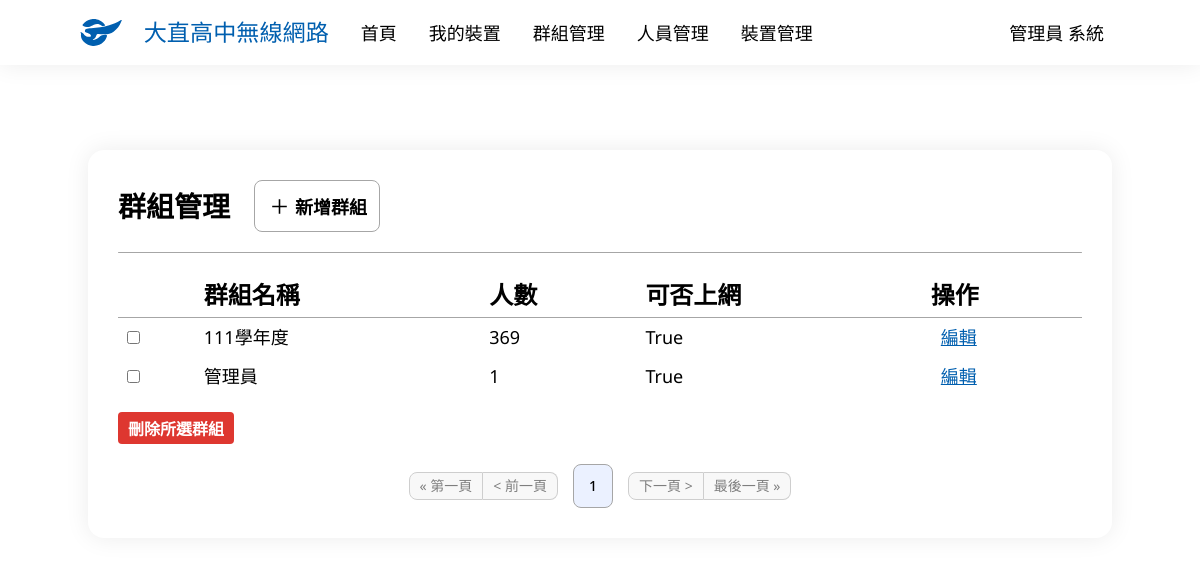
Page /group/ (signed in) on the earlier database version.
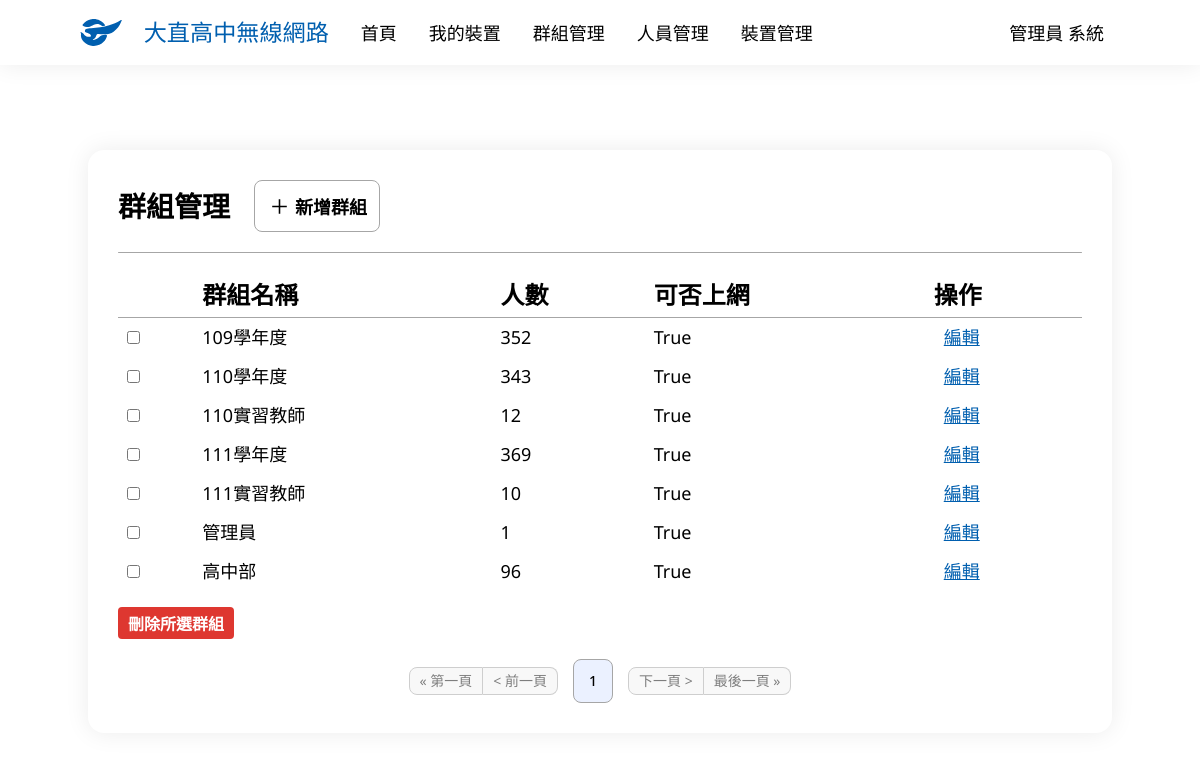
Same page on the later database version.
### main/models.py (models this page shows, shortened)
class UserInfo(models.Model):
    UserData = models.OneToOneField(User, verbose_name='身分', on_delete=models.CASCADE)
    USERTYPES = [
        (0, '管理員'),
        (1, '老師'),
        (2, '學生')
    ]
    UserType = models.IntegerField('使用者類別', choices=USERTYPES)
    Name = models.CharField('姓名', max_length=75)
    StuId = models.IntegerField('學號', default=0)
    Email = models.EmailField('Email', blank=True, null=True)
    GRADES = [
        (0, '無'),
        (7, '七年級'),
        (8, '八年級'),
        (9, '九年級'),
        (1, '高一'),
        (2, '高二'),
        (3, '高三')
    ]
    Grade = models.IntegerField('年級', choices=GRADES, default=0)
    Class = models.IntegerField('班級', default=0)
    SeatNumber = models.IntegerField('座號', default=0)
    Internet = models.BooleanField('可否上網', default=True)
    Note = models.TextField('備註', blank=True, null=True)
    def __str__(self):
        if self.UserType == 0:
            return f'管理員 {self.Name}'
        elif self.UserType == 1:
            return f'教師 {self.Name}'
        else:
            return f'{self.Grade}{self.Class:02d}{self.SeatNumber:02d} {self.Name}'

class Group(models.Model):
    Name = models.CharField('群組名稱', max_length=100)
    UserData = models.ManyToManyField(UserInfo, verbose_name="身分")
    Internet = models.BooleanField('可否上網', default=True)
    Note = models.TextField('備註', blank=True, null=True)

### main/views.py (the view, shortened to what this page needs)
# urls.py: path('group/', GroupManaging.as_view(), name='group_managing'),
class GroupManaging(PermissionRequiredMixin, LoginRequiredMixin, ListView):
    model = Group
    ordering = ['Name']
    paginate_by = 20
    permission_required = ['main.can_assess', 'main.admin']
    def get_context_data(self, **kwargs):
        context = super().get_context_data(**kwargs)
        if self.request.user.is_authenticated:
            context['now_user'] = UserInfo.objects.get(UserData=self.request.user)
        else:
            context['now_user'] = ''
        return context
    context_object_name = 'groups'
    template_name = 'group_managing.html'

### templates/group_managing.html (shortened to what this page needs)
{% extends 'base.html' %}
{% block body %}
<div class="container">
    <div class="head">
        <p class="title">群組管理</p>
        <a href="{% url 'group_create' %}">
            <button class="rect-button button-ani">
                <div class="icon icon-add"></div>
                <p>新增群組</p>
            </button>
        </a>
    </div>
    <div class="hr"></div>
    <form method="post">
        <table>
            <tr>
                <th></th>
                <th>群組名稱</th>
                <th>人數</th>
                <th>可否上網</th>
                <th>操作</th>
            </tr>
            {% for group in groups %}
                <tr>
                    <td>
                        <input type="checkbox" name="selected_objects" value="{{ group.id }}">
                    </td>
                    <td>
                        {{ group.Name }}
                    </td>
                    <td>
                        {{ group.UserData.all.count }}
                    </td>
                    <td>
                        {{ group.Internet }}
                    </td>
                    <td class="function">
                        <a href="{% url 'group_edit' group.id %}">
                            <p class="movement">編輯</p>
                        </a>
                    </td>
                </tr>
            {% endfor %}
        </table>
        <input type="submit" class="primary-button warring-button button-ani mgt16px" value="刪除所選群組">
    </form>
    <div class="pagination">
        {% if page_obj.has_previous %}
            <a class="control" href="?page=1">
                <p>&laquo; 第一頁</p>
            </a>
            <a class="control" href="?page={{ page_obj.previous_page_number }}">
                <p>&lt; 前一頁</p>
            </a>
        {% else %}
            <div class="control disable">
                <p>&laquo; 第一頁</p>
            </div>
            <div class="control disable">
                <p>&lt; 前一頁</p>
            </div>
        {% endif %}
        {% if 0 < page_obj.number|add:"-2"%}
            {% if page_obj.number|add:"3" <= page_obj.paginator.num_pages %}
                {% for page_cnt in page_obj.paginator %}
                    {% if page_obj.number|add:"-2" <= forloop.counter and forloop.counter < page_obj.number|add:"3" %}
                        {% if page_obj.number == forloop.counter %}
                            <a class="page now" href="?page={{forloop.counter}}">
                                <p>{{ forloop.counter }}</p>
                            </a>
                        {% else %}
                            <a class="page" href="?page={{forloop.counter}}">
                                <p>{{ forloop.counter }}</p>
                            </a>
                        {% endif %}
                    {% endif %}
                {% endfor %}
            {% else %}
                {% for page_cnt in page_obj.paginator %}
                    {% if page_obj.paginator.num_pages|add:"-5" < forloop.counter and forloop.counter <= page_obj.paginator.num_pages %}
                        {% if page_obj.number == forloop.counter %}
                            <a class="page now" href="?page={{forloop.counter}}">
                                <p>{{ forloop.counter }}</p>
                            </a>
                        {% else %}
                            <a class="page" href="?page={{forloop.counter}}">
                                <p>{{ forloop.counter }}</p>
                            </a>
                        {% endif %}
                    {% endif %}
                {% endfor %}
            {% endif %}
        {% else %}
            {% for page_cnt in page_obj.paginator %}
                {% if forloop.counter <= 5 %}
                    {% if page_obj.number == forloop.counter %}
                        <a class="page now" href="?page={{forloop.counter}}">
                            <p>{{ forloop.counter }}</p>
                        </a>
                    {% else %}
                        <a class="page" href="?page={{forloop.counter}}">
                            <p>{{ forloop.counter }}</p>
                        </a>
                    {% endif %}
                {% endif %}
            {% endfor %}
        {% endif %}
        {% if page_obj.has_next %}
            <a class="control" href="?page={{ page_obj.next_page_number }}">
                <p>下一頁 &gt;</p>
            </a>
            <a class="control" href="?page={{ page_obj.paginator.num_pages }}">
                <p>最後一頁 &raquo;</p>
            </a>
        {% else %}
            <div class="control disable">
                <p>下一頁 &gt;</p>
            </div>
            <div class="control disable">
                <p>最後一頁 &raquo;</p>
            </div>
        {% endif %}
    </div>
</div>
{% endblock body %}

### templates/base.html (shortened to what this page needs)
{% load static %}
<!DOCTYPE html>
<html lang="zh-Hant-TW">
<head>
    <link rel="stylesheet" href="{% static 'css/style.css' %}">
</head>
<body>
    <nav>
        <ul class="navbar">
            <a href="{% url 'homepage' %}">
                <li>
                    <div class="logo">
                        <div></div>
                        <p>大直高中無線網路</p>
                    </div>
                </li>
            </a>
            <a href="{% url 'homepage' %}" class="nav-ani">
                <li>
                    <p id="homepage-button">首頁</p>
                </li>
            </a>
            {% if user.is_authenticated %}
                <a href="{% url 'device_managing' %}" class="nav-ani">
                    <li>
                        <p>我的裝置</p>
                    </li>
                </a>
                {% if perms.main.admin %}
                    <a href="{% url 'group_managing' %}" class="nav-ani">
                        <li>
                            <p>群組管理</p>
                        </li>
                    </a>
                    <a href="{% url 'user_managing' %}" class="nav-ani">
                        <li>
                            <p>人員管理</p>
                        </li>
                    </a>
                    <a href="{% url 'manage' %}" class="nav-ani">
                        <li>
                            <p>裝置管理</p>
                        </li>
                    </a>
                {% endif %}
                <li class="dropdown">
                    <a class="nav-ani">{{ now_user }}</a>
                </li>
            {% endif %}
        </ul>
    </nav>
    <div class="content">
        <div class="main">
            {% block body %}{% endblock body %}
        </div>
    </div>
</body>
</html>

Differences in the rows shown:
added Group: Name "109學年度", UserData.all.count "352", Internet "True"
added Group: Name "110學年度", UserData.all.count "343", Internet "True"
added Group: Name "110實習教師", UserData.all.count "12", Internet "True"
added Group: Name "111實習教師", UserData.all.count "10", Internet "True"
added Group: Name "高中部", UserData.all.count "96", Internet "True"
